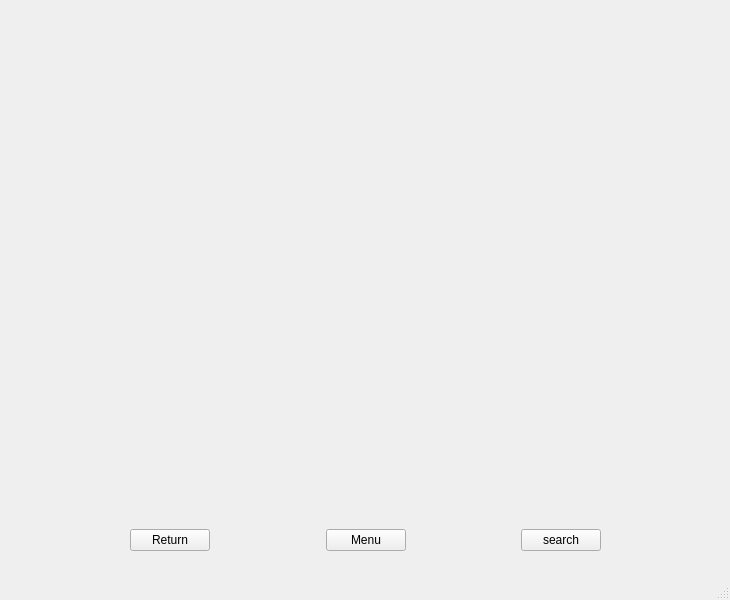
<?xml version="1.0" encoding="UTF-8"?>
<ui version="4.0">
 <class>MainWindow</class>
 <widget class="QMainWindow" name="MainWindow">
  <property name="geometry">
   <rect>
    <x>0</x>
    <y>0</y>
    <width>730</width>
    <height>600</height>
   </rect>
  </property>
  <property name="windowTitle">
   <string>MainWindow</string>
  </property>
  <widget class="QWidget" name="centralwidget">
   <widget class="QWidget" name="horizontalLayoutWidget">
    <property name="geometry">
     <rect>
      <x>20</x>
      <y>520</y>
      <width>691</width>
      <height>41</height>
     </rect>
    </property>
    <layout class="QHBoxLayout" name="horizontalLayout">
     <item>
      <spacer name="horizontalSpacer_3">
       <property name="orientation">
        <enum>Qt::Horizontal</enum>
       </property>
       <property name="sizeHint" stdset="0">
        <size>
         <width>40</width>
         <height>20</height>
        </size>
       </property>
      </spacer>
     </item>
     <item>
      <widget class="QPushButton" name="pushButton_return">
       <property name="text">
        <string>Return</string>
       </property>
      </widget>
     </item>
     <item>
      <spacer name="horizontalSpacer">
       <property name="orientation">
        <enum>Qt::Horizontal</enum>
       </property>
       <property name="sizeHint" stdset="0">
        <size>
         <width>40</width>
         <height>20</height>
        </size>
       </property>
      </spacer>
     </item>
     <item>
      <widget class="QPushButton" name="pushButton_menu">
       <property name="text">
        <string>Menu</string>
       </property>
      </widget>
     </item>
     <item>
      <spacer name="horizontalSpacer_2">
       <property name="orientation">
        <enum>Qt::Horizontal</enum>
       </property>
       <property name="sizeHint" stdset="0">
        <size>
         <width>40</width>
         <height>20</height>
        </size>
       </property>
      </spacer>
     </item>
     <item>
      <widget class="QPushButton" name="pushButton_search">
       <property name="text">
        <string>search</string>
       </property>
      </widget>
     </item>
     <item>
      <spacer name="horizontalSpacer_4">
       <property name="orientation">
        <enum>Qt::Horizontal</enum>
       </property>
       <property name="sizeHint" stdset="0">
        <size>
         <width>40</width>
         <height>20</height>
        </size>
       </property>
      </spacer>
     </item>
    </layout>
   </widget>
  </widget>
  <widget class="QStatusBar" name="statusbar"/>
 </widget>
 <resources/>
 <connections/>
</ui>
